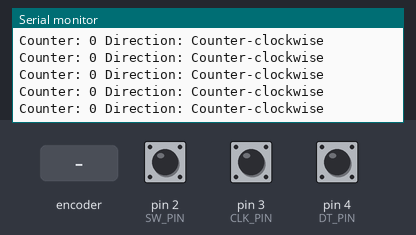
Recording of a sketch running on a simulated Arduino Uno, built with avr-gcc and run on an emulated ATmega328P. Parts: the last lines printed to the serial monitor. The inputs (shaded band) are chosen by the test bench; at power-on: pin 2 (SW_PIN) HIGH, pin 3 (CLK_PIN) HIGH, pin 4 (DT_PIN) HIGH.

Above: at 1.2 s.
1.3 s: rotary encoder on pin 3 (CLK_PIN) / pin 4 (DT_PIN) turned 2 steps (second pin leading)
At 1.41 s:
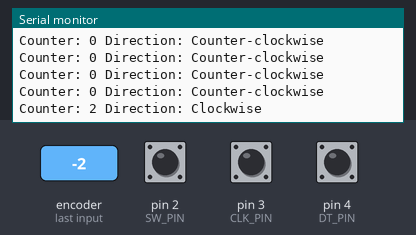
3.2 s: pin 2 (SW_PIN) pulled LOW for 0.15 s
4.8 s: rotary encoder on pin 3 (CLK_PIN) / pin 4 (DT_PIN) turned 1 step (first pin leading)
At 4.82 s:
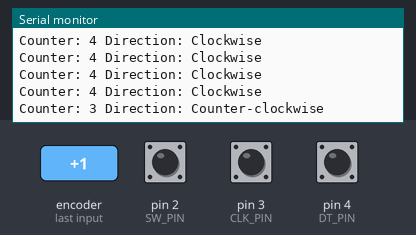
Timing chart, 0 to 7.8 s (numbered marks = the images above; inputs shaded):
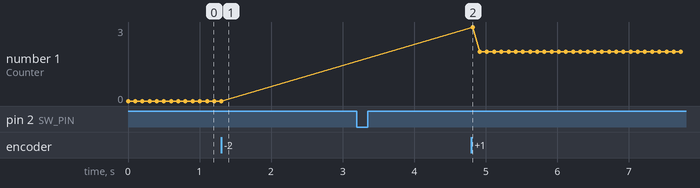

Measured:
- after the input at 1.3 s, the serial monitor: prints a new line after 0.11 s (image 1)
- after the input at 4.8 s, the serial monitor: prints a new line at once (image 2)
- plotted number 1: 0 → 2 after the input at 4.8 s

The sketch:

rotary_encoder_interrup_vice_rozepsane.ino
```cpp
#define SW_PIN 2   // Push button pin connected to D2
#define CLK_PIN 3  // Clock pin connected to D3
#define DT_PIN 4   // Data pin connected to D4


volatile int encoder_counter = 0;  // Variable to store the encoder count
volatile int direction = 0;  // Variable to store the rotation direction
volatile bool buttonPressed = false;  // Variable to store button press state

void setup() {
  Serial.begin(9600);  // Initialize serial communication
  pinMode(CLK_PIN, INPUT_PULLUP);  // Set CLK pin as input with pull-up resistor
  pinMode(DT_PIN, INPUT_PULLUP);   // Set DT pin as input with pull-up resistor
  pinMode(SW_PIN, INPUT_PULLUP);   // Set SW pin as input with pull-up resistor

  attachInterrupt(digitalPinToInterrupt(CLK_PIN), readEncoder, CHANGE);  // Attach interrupt to CLK pin
  attachInterrupt(digitalPinToInterrupt(SW_PIN), readButton, FALLING);   // Attach interrupt to SW pin
}

void loop() {
  // Print the encoder count and direction
  Serial.print("Counter: ");
  Serial.print(encoder_counter);
  Serial.print(" Direction: ");
  Serial.println(direction == 1 ? "Clockwise" : "Counter-clockwise");

  // Check if the button was pressed
  if (buttonPressed) {
    Serial.println("Button Pressed!");
    buttonPressed = false;  // Reset button press state
  }

  delay(100);  // Small delay to avoid flooding the serial monitor
}

void readEncoder() {
  static unsigned long lastInterruptTime = 0;
  unsigned long interruptTime = millis();

  // Debounce the encoder signal
  if (interruptTime - lastInterruptTime > 5) {
    if (digitalRead(CLK_PIN) == digitalRead(DT_PIN)) {
      encoder_counter++;
      direction = 1;  // Clockwise
    } else {
      encoder_counter--;
      direction = -1;  // Counter-clockwise
    }
  }
  lastInterruptTime = interruptTime;
}

void readButton() {
  static unsigned long lastInterruptTime = 0;
  unsigned long interruptTime = millis();

  // Debounce the button press
  if (interruptTime - lastInterruptTime > 50) {
    buttonPressed = true;
  }
  lastInterruptTime = interruptTime;
}
```
